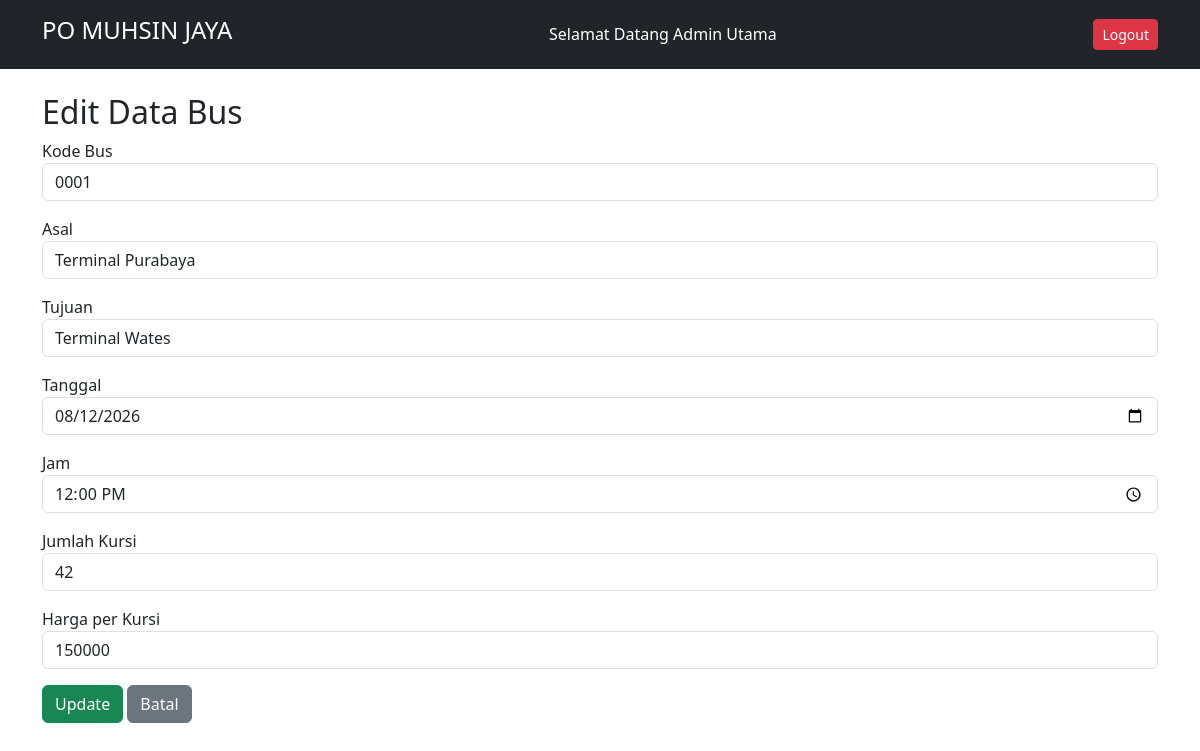
The app's page /public/index.php?url=admin/editBus/11 (signed in) with its own data.
### tables this page shows
CREATE TABLE `bus` (
  `id` int NOT NULL,
  `kode_bus` varchar(10) DEFAULT NULL,
  `asal` varchar(100) DEFAULT NULL,
  `tujuan` varchar(100) DEFAULT NULL,
  `tanggal` date DEFAULT NULL,
  `jam` time DEFAULT NULL,
  `jumlah_kursi` int DEFAULT '43',
  `gambar` varchar(255) DEFAULT NULL,
  `harga_per_kursi` int DEFAULT '50000'
);

### app/core/controller.php (called while the page is built, shortened)
<?php
abstract class Controller
{
    public function model($model)
    {
        return new $model;
    }
    public function view($view, $data = [])
    {
        require_once '../app/views/' . $view . '.php';
    }
}

### app/controllers/AdminController.php (called while the page is built, shortened)
<?php
class AdminController extends Controller
{
    public function editBus($id)
    {
        $busModel = $this->model('Bus');
        $data['bus'] = $busModel->getBusById($id);
        $this->view('admin/bus/edit', $data);
    }
}

### public/index.php (called while the page is built, shortened)
<?php
spl_autoload_register(function ($class) {
    $paths = [
        __DIR__ . '/../app/core/',
        __DIR__ . '/../app/controllers/',
        __DIR__ . '/../app/models/',
    ];
    foreach ($paths as $path) {
        $file = $path . $class . '.php';
        if (file_exists($file)) {
            return;
        }
    }
});
$app = new App();

### app/core/Model.php (called while the page is built, shortened)
<?php
class Model
{
    public function __construct()
    {
        $this->db = Database::getInstance();
    }
}

### app/core/Database.php (called while the page is built, shortened)
<?php
class Database
{
    private static $instance;
    private function __construct()
    {
        try {
            $this->pdo = new PDO('mysql:host=localhost;dbname=appbus', 'root', '');
        } catch (PDOException $e) {
            echo "Koneksi gagal: " . $e->getMessage();
        }
    }
    public static function getInstance()
    {
        if (self::$instance === null) {
            self::$instance = new Database();
        }
        return self::$instance->pdo;
    }
}

### app/models/Bus.php (called while the page is built, shortened)
<?php
class Bus extends Model
{
    public function getBusById($id)
    {
        $stmt = $this->db->prepare("SELECT * FROM bus WHERE id = ?");
        $stmt->execute([$id]);
        return $stmt->fetch(PDO::FETCH_ASSOC);
    }
}

### app/views/admin/bus/edit.php (the view)
<?php include '../app/views/layouts/header.php'; ?>
<div class="container mt-4">
    <h2>Edit Data Bus</h2>
    <form action="index.php?url=admin/editBus/<?= $data['bus']['id'] ?>" method="POST">
        <div class="mb-3"><label>Kode Bus</label><input type="text" name="kode_bus" class="form-control" value="<?= $data['bus']['kode_bus'] ?>" required></div>
        <div class="mb-3"><label>Asal</label><input type="text" name="asal" class="form-control" value="<?= $data['bus']['asal'] ?>" required></div>
        <div class="mb-3"><label>Tujuan</label><input type="text" name="tujuan" class="form-control" value="<?= $data['bus']['tujuan'] ?>" required></div>
        <div class="mb-3"><label>Tanggal</label><input type="date" name="tanggal" class="form-control" value="<?= $data['bus']['tanggal'] ?>" required></div>
        <div class="mb-3"><label>Jam</label><input type="time" name="jam" class="form-control" value="<?= $data['bus']['jam'] ?>" required></div>
        <div class="mb-3"><label>Jumlah Kursi</label><input type="number" name="jumlah_kursi" class="form-control" value="<?= $data['bus']['jumlah_kursi'] ?>" required></div>
        <div class="mb-3"><label>Harga per Kursi</label><input type="number" name="harga_per_kursi" class="form-control" value="<?= $data['bus']['harga_per_kursi'] ?>" required></div>
        <button type="submit" class="btn btn-success">Update</button>
        <a href="index.php?url=admin/bus" class="btn btn-secondary">Batal</a>
    </form>
</div>
<?php include '../app/views/layouts/footer.php'; ?>

### records on screen
bus: kode_bus "0001", asal "Terminal Purabaya", tujuan "Terminal Wates", tanggal "08/12/2026", jam "12:00:00", jumlah_kursi "42", harga_per_kursi "150000"

### other values on screen
$_SESSION['user']['nama'] "Admin Utama"
